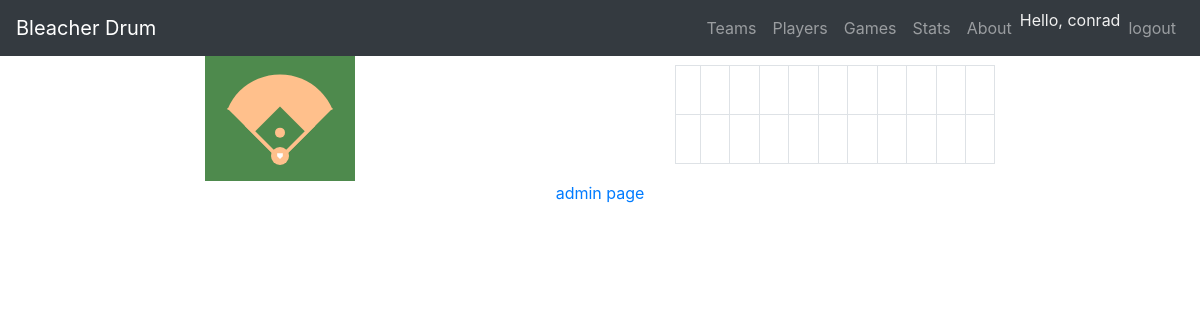
Before: /5/view_team/ (signed in) with the older database file.
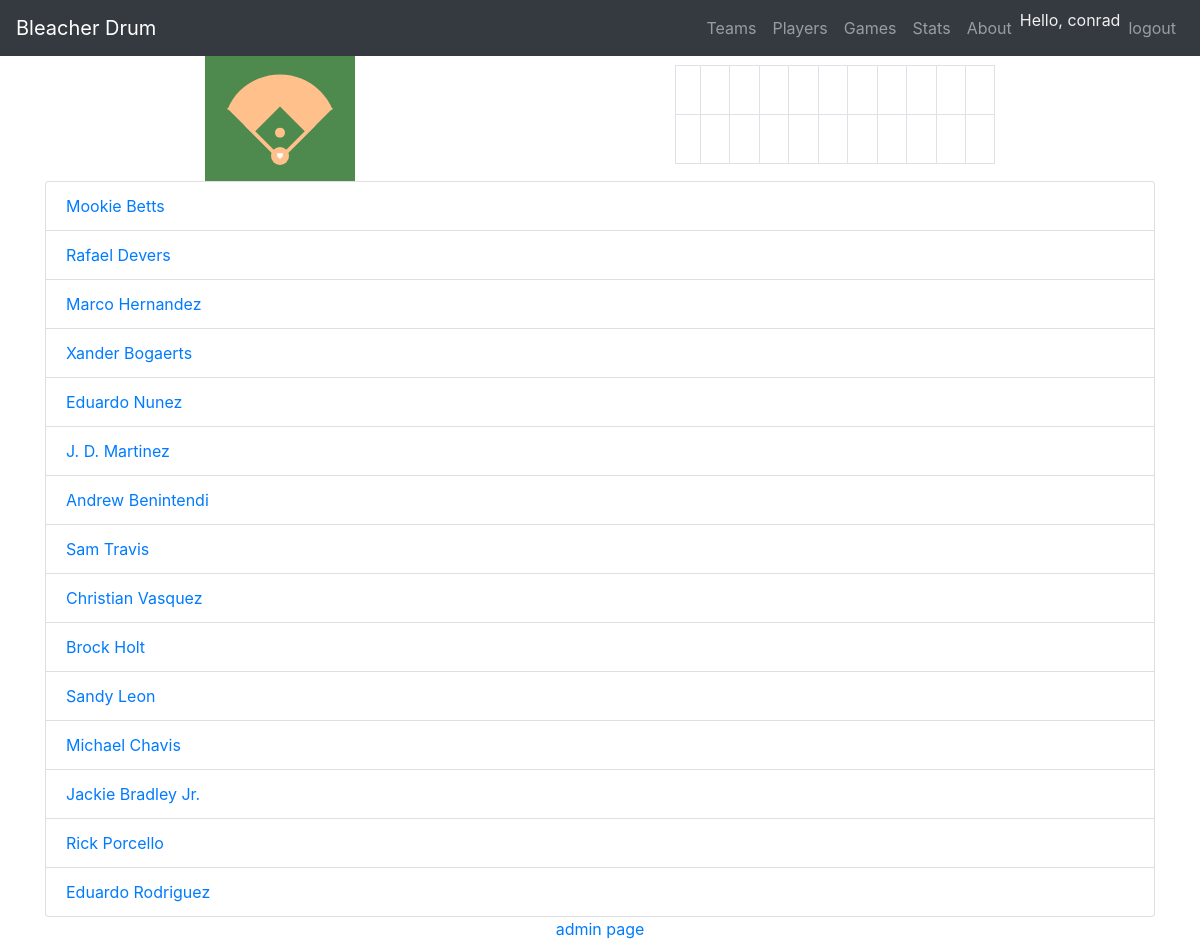
After: the same page with the newer database file.
### lineup_app/models.py (models this page shows)
class Player(models.Model):
    name = models.CharField(max_length=100)
    num = models.PositiveSmallIntegerField()
    team = models.ForeignKey(Team, on_delete=models.CASCADE)
    owner = models.ForeignKey(User, on_delete=models.CASCADE)
    def __str__(self):
        return  self.name

### lineup_app/views.py (the view)
# urls.py: path('<int:team_id>/view_team/', views.view_team),
@login_required
def view_team(request, team_id):
    team = Team.objects.get(pk=team_id)
    players = Player.objects.filter(team=team)
    context = {'team': team, 'players': players}
    return render(request, 'lineup_app/view_team.html', context)

### lineup_app/models.py (called while the page is built)
    def __str__(self):
        return self.abbr

### lineup_app/templates/lineup_app/view_team.html (shortened to what this page needs)
{% extends 'lineup_app/header.html' %}
{% load static %}
{% block content %}
<ul class='list-group'>
    {% for player in players %}
    <li class='list-group-item'><a href='/{{ player.id }}/view_player/'>{{ player }}</a></li>
    {% endfor %}
</ul>
{% endblock %}

### lineup_app/templates/lineup_app/header.html (shortened to what this page needs)
<!DOCTYPE html>
{% load static %}
<html lang='en'>
	<head>
		<link rel='stylesheet' type='text/css' href="{% static 'lineup_app/bootstrap.css' %}">
		<link rel='stylesheet' type='text/css' href="{% static 'lineup_app/bootstrap-grid.css' %}">
		<link rel='stylesheet' type='text/css' href="{% static 'lineup_app/bootstrap-reboot.css' %}">
	</head>
	<body>
		<nav class='navbar navbar-expand-sm navbar-dark bg-dark'>
			<a class='navbar-brand' href='/'>Bleacher Drum</a>
			<div class='collapse navbar-collapse' id='navbarNav'>
				<ul class='navbar-nav ml-auto'>
					<li class='nav-item'><a class='nav-link' href='/teams/'>Teams</a></li>
					<li class='nav-item'><a class='nav-link' href='/players/'>Players</a></li>
					<li class='nav-item'><a class='nav-link' href='/games/'>Games</a></li>
					<li class='nav-item'><a class='nav-link' href='#'>Stats</a></li>
					<li class='nav-item'><a class='nav-link' href='#'>About</a></li>
					{% if user.is_authenticated %}
					<li class='nav-item greeting'>Hello, {{ user.username }}</li>
					<li class='nav-item'><a class='nav-link' href='/accounts/logout/'>logout</a></li>
					{% else %}
					<li class='nav-item'><a class='nav-link' href='/register/'>create account</a></li>
					<li class='nav-item'><a class='nav-link' href='/accounts/login/'>login</a></li>
					{% endif %}
				</ul>
			</div>
		</nav>
		<div class='container'>
			<div class='top-row'>
				<canvas id='position-chart' class='' width='150px' height='125px'></canvas>
				<div class='' id='scoreboard-div'>
					<table class='table table-bordered'>
						<tbody>
							<tr>
								<th id='away-team-sb'>{{ game.team_away }}</th>
								<td>&nbsp;</td>
								<td>&nbsp;</td>
								<td>&nbsp;</td>
								<td>&nbsp;</td>
								<td>&nbsp;</td>
								<td>&nbsp;</td>
								<td>&nbsp;</td>
								<td>&nbsp;</td>
								<td>&nbsp;</td>
								<th>&nbsp;</th>
							</tr>
							<tr>
								<th id='home-team-sb'>{{ game.team_home }}</th>
								<td>&nbsp;</td>
								<td>&nbsp;</td>
								<td>&nbsp;</td>
								<td>&nbsp;</td>
								<td>&nbsp;</td>
								<td>&nbsp;</td>
								<td>&nbsp;</td>
								<td>&nbsp;</td>
								<td>&nbsp;</td>
								<th>&nbsp;</th>
							</tr>
						</tbody>
					</table>
				</div>
			</div>
		</div>
		<div class='container'>
		{% block content %}{% endblock %}
		</div>
		<div class='footer'>
			<a href='http://127.0.0.1:8000/admin/'>admin page</a>
		</div>
	</body>
</html>

Changed rows visible on the page:
added Player: name "Mookie Betts"
added Player: name "Rafael Devers"
added Player: name "Marco Hernandez"
added Player: name "Xander Bogaerts"
added Player: name "Eduardo Nunez"
added Player: name "J. D. Martinez"
added Player: name "Andrew Benintendi"
added Player: name "Sam Travis"
added Player: name "Christian Vasquez"
added Player: name "Brock Holt"
added Player: name "Sandy Leon"
added Player: name "Michael Chavis"
added Player: name "Jackie Bradley Jr."
added Player: name "Rick Porcello"
added Player: name "Eduardo Rodriguez"
